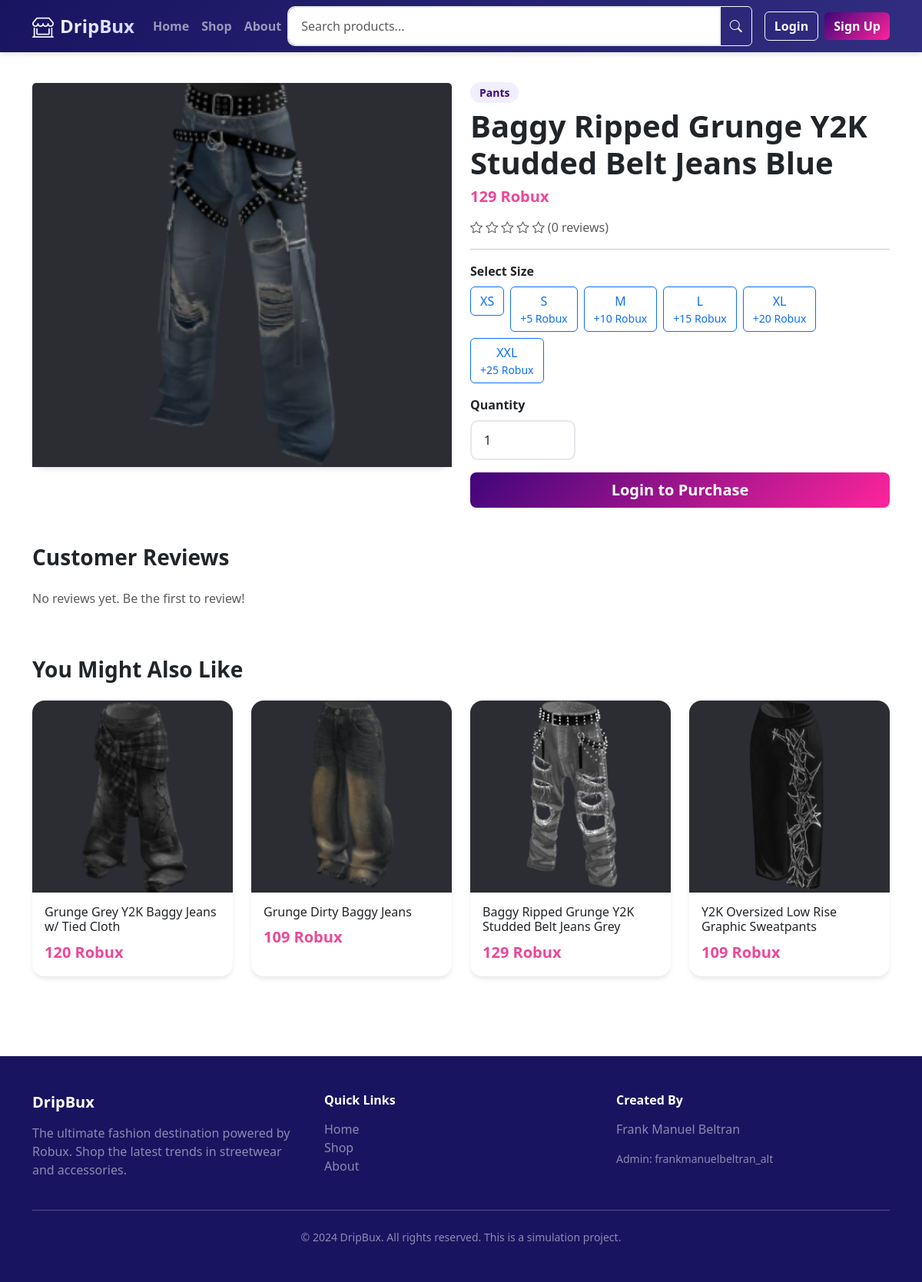
The app's page /product/3 with its own data.
### DripBux/models.py (models this page shows, shortened)
class Product(db.Model):
    __tablename__ = 'products'
    id = db.Column(db.Integer, primary_key=True)
    name = db.Column(db.String(150), nullable=False)
    description = db.Column(db.Text)
    category = db.Column(db.String(50), nullable=False, index=True)  # shirts, hoodies, pants, accessories
    price_robux = db.Column(db.Integer, nullable=False)
    image_url = db.Column(db.String(255))
    additional_images = db.Column(db.JSON)  # List of additional image URLs
    is_active = db.Column(db.Boolean, default=True)
    created_at = db.Column(db.DateTime, default=datetime.utcnow)
    sizes = db.relationship('ProductSize', backref='product', lazy=True, cascade='all, delete-orphan')
    reviews = db.relationship('Review', backref='product', lazy=True, cascade='all, delete-orphan')
    order_items = db.relationship('OrderItem', backref='product', lazy=True)
    def get_average_rating(self):
        if not self.reviews:
            return 0
        return sum(r.rating for r in self.reviews) / len(self.reviews)

class ProductSize(db.Model):
    __tablename__ = 'product_sizes'
    id = db.Column(db.Integer, primary_key=True)
    product_id = db.Column(db.Integer, db.ForeignKey('products.id'), nullable=False)
    size = db.Column(db.String(10), nullable=False)  # XS, S, M, L, XL, XXL
    stock = db.Column(db.Integer, default=0)
    price_modifier = db.Column(db.Integer, default=0)  # Additional cost for this size

### DripBux/routes/main.py (the view)
@main_bp.route('/product/<int:product_id>')
def product_detail(product_id):
    product = Product.query.get_or_404(product_id)
    if not product.is_active:
        flash('This product is no longer available.', 'warning')
        return redirect(url_for('main.index'))
    reviews = Review.query.filter_by(product_id=product_id).order_by(Review.created_at.desc()).all()
    related_products = Product.query.filter(
        Product.category == product.category,
        Product.id != product.id,
        Product.is_active == True
    ).limit(4).all()
    in_wishlist = False
    if current_user.is_authenticated:
        from models import Wishlist
        in_wishlist = Wishlist.query.filter_by(user_id=current_user.id, product_id=product_id).first() is not None
    return render_template('product_detail.html', product=product, reviews=reviews,
                         related_products=related_products, in_wishlist=in_wishlist)

### DripBux/templates/product_detail.html (shortened to what this page needs)
{% extends "base.html" %}
{% block content %}
<div class="container py-4">
    <div class="row">
        <div class="col-lg-6 mb-4">
            <div class="card">
                <img src="{{ url_for('static', filename=product.image_url or 'images/placeholder.jpg') }}" class="card-img-top" alt="{{ product.name }}" style="max-height: 500px; object-fit: cover;">
            </div>
        </div>
        <div class="col-lg-6">
            <span class="category-badge">{{ product.category.title() }}</span>
            <h1 class="fw-bold mt-2">{{ product.name }}</h1>
            <p class="price-tag display-5">{{ product.price_robux }} Robux</p>
            <div class="mb-3">
                {% set avg_rating = product.get_average_rating() %}
                {% for i in range(5) %}
                    {% if i < avg_rating|int %}
                    <i class="bi bi-star-fill text-warning"></i>
                    {% else %}
                    <i class="bi bi-star text-muted"></i>
                    {% endif %}
                {% endfor %}
                <span class="text-muted">({{ product.reviews|length }} reviews)</span>
            </div>
            <hr>
            {% if product.sizes %}
            <form action="{{ url_for('shop.add_to_cart') }}" method="POST">
                <div class="mb-3">
                    <label class="form-label fw-bold">Select Size</label>
                    <div class="row g-2">
                        {% for size in product.sizes %}
                        <div class="col-auto">
                            <label class="btn btn-outline-primary" for="size_{{ size.id }}">
                                {{ size.size }}
                                {% if size.price_modifier > 0 %}
                                <small class="d-block">+{{ size.price_modifier }} Robux</small>
                                {% endif %}
                            </label>
                        </div>
                        {% endfor %}
                    </div>
                </div>
                <div class="mb-3">
                    <label class="form-label fw-bold">Quantity</label>
                    <input type="number" name="quantity" class="form-control w-25" value="1" min="1" max="10">
                </div>
                <div class="d-grid gap-2">
                    {% if current_user.is_authenticated %}
                    <button type="submit" class="btn btn-primary btn-lg" {{ 'disabled' if not product.is_in_stock() }}>
                        <i class="bi bi-cart-plus me-2"></i>Add to Cart
                    </button>
                    {% else %}
                    <a href="{{ url_for('auth.login') }}" class="btn btn-primary btn-lg">Login to Purchase</a>
                    {% endif %}
                </div>
            </form>
            {% else %}
            <div class="alert alert-warning">No sizes available for this product.</div>
            {% endif %}
        </div>
    </div>
    <div class="row mt-5">
        <div class="col-12">
            <h3 class="fw-bold mb-4">Customer Reviews</h3>
            {% for review in reviews %}
            <div class="card mb-3">
                <div class="card-body">
                    <div class="d-flex justify-content-between align-items-start">
                        <div>
                            <h6 class="fw-bold mb-1">{{ review.user.username }}</h6>
                            <div class="mb-2">
                                {% for i in range(5) %}
                                    {% if i < review.rating %}
                                    <i class="bi bi-star-fill text-warning"></i>
                                    {% else %}
                                    <i class="bi bi-star text-muted"></i>
                                    {% endif %}
                                {% endfor %}
                                {% if review.is_verified_purchase %}
                                <span class="badge bg-success ms-2">Verified Purchase</span>
                                {% endif %}
                            </div>
                            <h6>{{ review.title }}</h6>
                            <p class="mb-0">{{ review.comment }}</p>
                        </div>
                        <small class="text-muted">{{ review.created_at.strftime('%Y-%m-%d') }}</small>
                    </div>
                </div>
            </div>
            {% else %}
            <p class="text-muted">No reviews yet. Be the first to review!</p>
            {% endfor %}
        </div>
    </div>
    {% if related_products %}
    <div class="row mt-5">
        <div class="col-12">
            <h3 class="fw-bold mb-4">You Might Also Like</h3>
            <div class="row g-4">
                {% for related in related_products %}
                <div class="col-6 col-md-3">
                    <div class="card product-card h-100">
                        <img src="{{ url_for('static', filename=related.image_url or 'images/placeholder.jpg') }}" class="card-img-top" alt="{{ related.name }}">
                        <div class="card-body">
                            <h6 class="card-title">{{ related.name }}</h6>
                            <p class="price-tag mb-0">{{ related.price_robux }} Robux</p>
                        </div>
                    </div>
                </div>
                {% endfor %}
            </div>
        </div>
    </div>
    {% endif %}
</div>
{% endblock %}

### DripBux/templates/base.html (style rules this page uses)
:root { --primary-color: #40057b; --secondary-color: #fe249c; --accent-color: #ec4899; --dark-bg: #191460; --light-bg: #ffffff; }
body { font-family: 'Segoe UI', Tahoma, Geneva, Verdana, sans-serif; background-color: var(--light-bg); }
.btn-primary { background: linear-gradient(135deg, var(--primary-color) 0%, var(--secondary-color) 100%); border: none; font-weight: 600; }
.card { border: none; border-radius: 16px; box-shadow: 0 4px 6px -1px rgba(0, 0, 0, 0.1); transition: all 0.3s ease; }
.product-card img { height: 250px; object-fit: cover; border-radius: 16px 16px 0 0; }
.category-badge { background: rgba(99, 102, 241, 0.1); color: var(--primary-color); padding: 0.25rem 0.75rem; border-radius: 9999px; font-size: 0.875rem; font-weight: 600; }
.price-tag { font-size: 1.25rem; font-weight: 800; color: var(--accent-color); }
.form-control, .form-select { border-radius: 10px; border: 2px solid #e5e7eb; padding: 0.75rem 1rem; }

### records on screen
Product: image_url (picture), category "Pants", name "Baggy Ripped Grunge Y2K Studded Belt Jeans Blue", price_robux "129"
ProductSize: size "XS"
ProductSize: size "S", price_modifier "5"
ProductSize: size "M", price_modifier "10"
ProductSize: size "L", price_modifier "15"
ProductSize: size "XL", price_modifier "20"
ProductSize: size "XXL", price_modifier "25"
Product: image_url (picture), name "Grunge Grey Y2K Baggy Jeans w/ Tied Cloth", price_robux "120"
Product: image_url (picture), name "Grunge Dirty Baggy Jeans", price_robux "109"
Product: image_url (picture), name "Baggy Ripped Grunge Y2K Studded Belt Jeans Grey", price_robux "129"
Product: image_url (picture), name "Y2K Oversized Low Rise Graphic Sweatpants", price_robux "109"

### other values on screen
{{ product.reviews|length }} "0"
